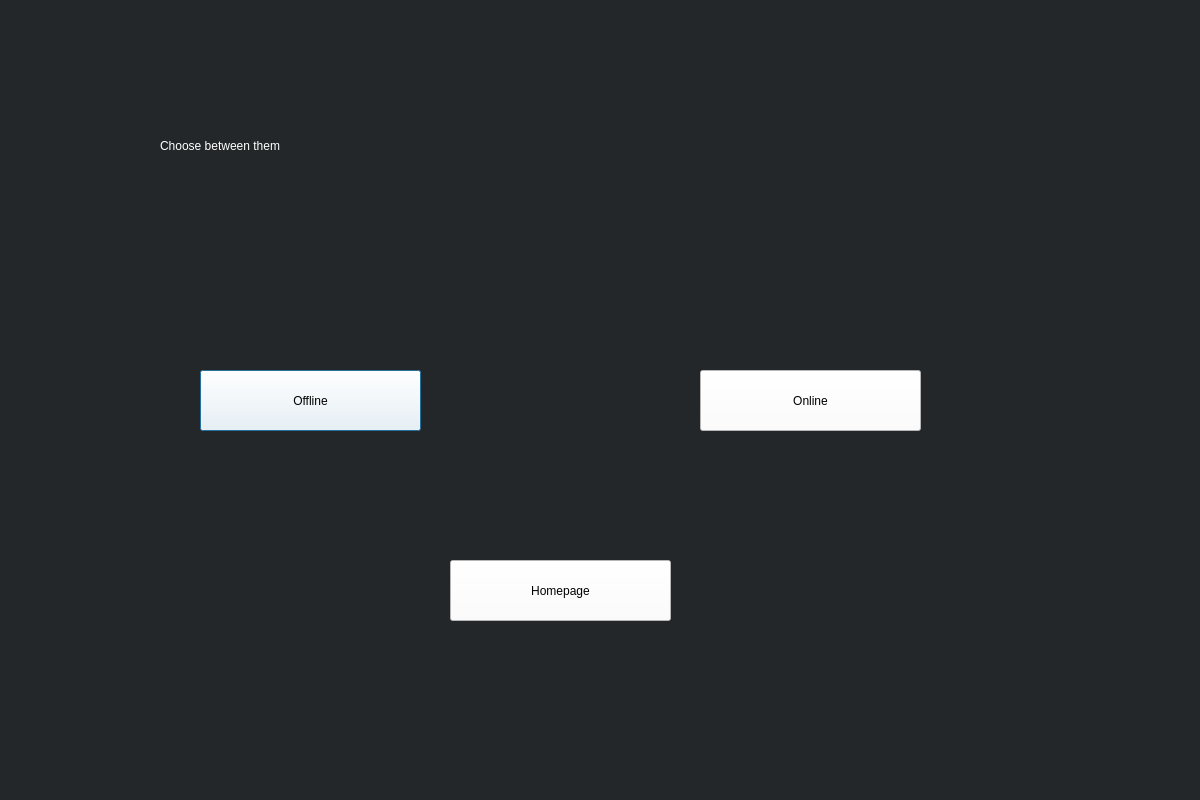
<?xml version="1.0" encoding="UTF-8"?>
<ui version="4.0">
 <class>Dialog</class>
 <widget class="QDialog" name="Dialog">
  <property name="geometry">
   <rect>
    <x>0</x>
    <y>0</y>
    <width>1200</width>
    <height>800</height>
   </rect>
  </property>
  <property name="windowTitle">
   <string>Dialog</string>
  </property>
  <widget class="QWidget" name="bgwidget" native="true">
   <property name="geometry">
    <rect>
     <x>0</x>
     <y>0</y>
     <width>1200</width>
     <height>800</height>
    </rect>
   </property>
   <property name="styleSheet">
    <string notr="true">QWidget#bgwidget{
background-color:#23272A
}</string>
   </property>
   <widget class="QPushButton" name="offline">
    <property name="geometry">
     <rect>
      <x>200</x>
      <y>370</y>
      <width>221</width>
      <height>61</height>
     </rect>
    </property>
    <property name="styleSheet">
     <string notr="true">background-color:white;
font: 16pt &quot;MS Shell Dlg 2&quot;;
border-radius:&quot;30px&quot;</string>
    </property>
    <property name="text">
     <string>Offline</string>
    </property>
   </widget>
   <widget class="QPushButton" name="online">
    <property name="geometry">
     <rect>
      <x>700</x>
      <y>370</y>
      <width>221</width>
      <height>61</height>
     </rect>
    </property>
    <property name="styleSheet">
     <string notr="true">background-color:white;
font: 16pt &quot;MS Shell Dlg 2&quot;;
border-radius:&quot;30px&quot;</string>
    </property>
    <property name="text">
     <string>Online</string>
    </property>
   </widget>
   <widget class="QPushButton" name="homepage">
    <property name="geometry">
     <rect>
      <x>450</x>
      <y>560</y>
      <width>221</width>
      <height>61</height>
     </rect>
    </property>
    <property name="styleSheet">
     <string notr="true">background-color:white;
font: 16pt &quot;MS Shell Dlg 2&quot;;
border-radius:&quot;30px&quot;</string>
    </property>
    <property name="text">
     <string>Homepage</string>
    </property>
   </widget>
   <widget class="QLabel" name="label">
    <property name="geometry">
     <rect>
      <x>160</x>
      <y>110</y>
      <width>841</width>
      <height>71</height>
     </rect>
    </property>
    <property name="styleSheet">
     <string notr="true">color:white;
font: 36pt &quot;Stencil&quot;;</string>
    </property>
    <property name="text">
     <string>Choose between them</string>
    </property>
   </widget>
  </widget>
 </widget>
 <resources/>
 <connections/>
</ui>
